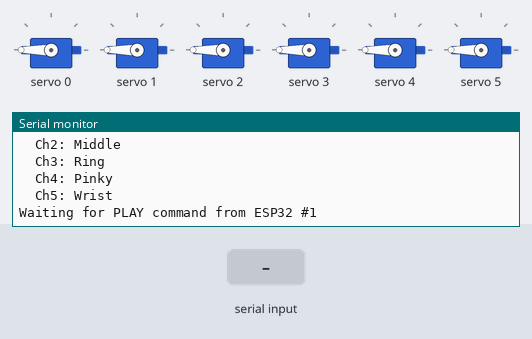
A sketch run on a simulated ESP32. Parts: 6 × servo, the last lines printed to the serial monitor. Inputs (shaded band) come from the test bench. Random numbers use the default seed unless the sketch sets one.

Above: at 3.2 s.
3.3 s: "rock\n" received over the second serial link
At 4.0 s:
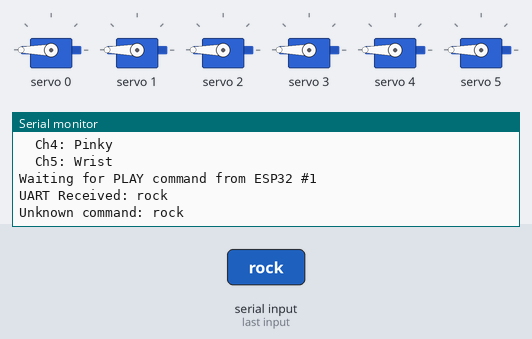
4.8 s: "paper\n" received over the second serial link
At 6.0 s:
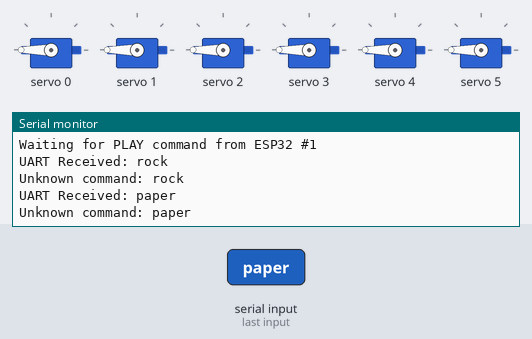
6.3 s: "scissors\n" received over the second serial link
At 7.3 s:
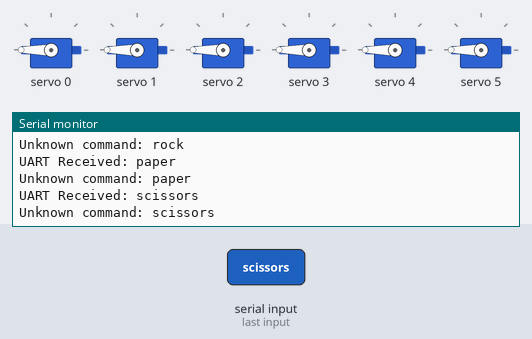

The sketch:

esp32_servo.ino
```cpp
/*
 * ESP32-CAM #2 - Servo Controller with PCA9685
 *
 * Designed for ESP32-CAM (AI-Thinker) with PCA9685 16-Channel PWM/Servo Driver
 *
 * Features:
 * - Receives PLAY command from ESP32-CAM #1 via UART
 * - Randomly selects Rock, Paper, or Scissors
 * - Controls servos via PCA9685 (I2C)
 * - Sends selected move back to ESP32-CAM #1 via UART
 *
 * UART Protocol:
 * - ESP32#1 -> ESP32#2: "PLAY\n" (request move)
 * - ESP32#2 -> ESP32#1: "MOVE:rock\n", "MOVE:paper\n", "MOVE:scissors\n"
 *
 * I2C Protocol (PCA9685):
 * - SDA: GPIO13
 * - SCL: GPIO12
 * - Default PCA9685 address: 0x40
 */

#include <Wire.h>
#include <Adafruit_PWMServoDriver.h>

// Disable brownout detector (ESP32-CAM specific)
#include "soc/soc.h"
#include "soc/rtc_cntl_reg.h"

// ============================================
// PCA9685 Servo Driver Settings
// ============================================
Adafruit_PWMServoDriver pwm = Adafruit_PWMServoDriver(0x40);

// For ESP32-CAM, use Wire1 for I2C to avoid camera I2C conflict
// Wire1 uses GPIO13 (SDA) and GPIO12 (SCL)
#define I2C_SDA_PIN 13
#define I2C_SCL_PIN 12

// Servo settings
#define SERVO_FREQ 50  // Analog servos run at ~50 Hz updates

// Pulse length range for servos (in units of 0.5us)
// PCA9685 uses 0-4095 where each tick = 0.5us
// So: 150 = 75us (too short), 1500 = 750us (too short)
// Actually: SERVOMIN = 150 (0.5us * 150 = 75us) - this is wrong
// Let me recalculate: For 1ms to 2ms pulse:
// 1ms = 1000us = 2000 ticks of 0.5us
// 2ms = 2000us = 4000 ticks of 0.5us
#define SERVOMIN  150  // This is 'minimum' pulse length count (out of 4096)
#define SERVOMAX  600  // This is 'maximum' pulse length count (out of 4096)

// Alternative: Use microsecond values directly
#define US_MIN  500   // 0.5ms
#define US_MAX  2500  // 2.5ms
#define US_MID  1500  // 1.5ms (center)

// Convert microseconds to PCA9685 ticks (0.5us per tick)
inline int usToTicks(int us) {
  return us / 2;  // Each tick = 0.5us
}

// ============================================
// UART Configuration for ESP32-CAM to ESP32-CAM
// ============================================
#define CAM_UART_TX_PIN  4    // GPIO4 - TX to other ESP32-CAM
#define CAM_UART_RX_PIN  33   // GPIO33 - RX from other ESP32-CAM
#define UART_BAUD 115200

HardwareSerial ESP32Comm(1);  // UART1 for ESP32-CAM communication

// ============================================
// Servo Channel Mapping on PCA9685
// ============================================
// The PCA9685 has 16 channels (0-15)
// Map each finger to a channel
#define SERVO_THUMB    0
#define SERVO_INDEX    1
#define SERVO_MIDDLE   2
#define SERVO_RING     3
#define SERVO_PINKY    4
#define SERVO_WRIST    5    // Optional

// ============================================
// Gesture Positions (ADJUST FOR YOUR HARDWARE)
// ============================================
// Values are in microseconds (500-2500 range)

// ROCK: All fingers closed (fist)
const int rock_pos[] = {
  2400,  // Thumb - closed
  2300,  // Index - closed
  2300,  // Middle - closed
  2300,  // Ring - closed
  2300,  // Pinky - closed
  1500   // Wrist - neutral
};

// PAPER: All fingers open
const int paper_pos[] = {
  600,   // Thumb - open
  700,   // Index - open
  700,   // Middle - open
  700,   // Ring - open
  700,   // Pinky - open
  1500   // Wrist - neutral
};

// SCISSORS: Index and middle extended, others closed
const int scissors_pos[] = {
  600,   // Thumb - closed (or open for traditional scissors)
  700,   // Index - open/extended
  700,   // Middle - open/extended
  2300,  // Ring - closed
  2300,  // Pinky - closed
  1500   // Wrist - neutral
};

const int NUM_SERVOS = 6;

// ============================================
// Game State
// ============================================
String currentMove = "none";
int totalMoves = 0;
bool moveInProgress = false;

// ============================================
// PCA9685 Servo Control Functions
// ============================================

void initPCA9685() {
  Serial.println("Initializing PCA9685...");

  // Initialize Wire1 with custom pins for ESP32-CAM
  Wire1.begin(I2C_SDA_PIN, I2C_SCL_PIN);

  // Initialize PCA9685
  pwm.begin();

  // Set servo frequency (analog servos run at ~50 Hz)
  pwm.setPWMFreq(SERVO_FREQ);

  Serial.println("PCA9685 initialized!");
}

void setServoUs(uint8_t channel, int us) {
  // Convert microseconds to PWM pulse length
  // PCA9685 pulse length is 0-4095, where each tick = 0.5us
  int pulseLength = constrain(us, US_MIN, US_MAX) / 2;
  pwm.setPWM(channel, 0, pulseLength);
}

void setServoDegrees(uint8_t channel, int degrees) {
  // Convert degrees to microseconds
  degrees = constrain(degrees, 0, 180);
  int us = map(degrees, 0, 180, US_MIN, US_MAX);
  setServoUs(channel, us);
}

void moveServosSmoothly(const int* targetPositions, int delayMs = 15) {
  // Get current positions
  static int currentPositions[NUM_SERVOS];
  static bool initialized = false;

  if (!initialized) {
    // Start from mid position on first run
    for (int i = 0; i < NUM_SERVOS; i++) {
      currentPositions[i] = US_MID;
    }
    initialized = true;
  }

  // Move each servo incrementally
  bool allDone = false;
  int step = 20;  // Microseconds per step (adjust for speed)

  while (!allDone) {
    allDone = true;

    for (int i = 0; i < NUM_SERVOS; i++) {
      int diff = targetPositions[i] - currentPositions[i];

      if (abs(diff) > step) {
        currentPositions[i] += (diff > 0) ? step : -step;
        allDone = false;
      } else if (diff != 0) {
        currentPositions[i] = targetPositions[i];
      }

      // Map servo index to PCA9685 channel
      uint8_t channel = i;
      setServoUs(channel, currentPositions[i]);
    }

    delay(delayMs);
  }
}

void showGesture(String gesture) {
  Serial.println("Moving servos to show: " + gesture);

  if (gesture == "rock") {
    moveServosSmoothly(rock_pos);
  } else if (gesture == "paper") {
    moveServosSmoothly(paper_pos);
  } else if (gesture == "scissors") {
    moveServosSmoothly(scissors_pos);
  } else {
    Serial.println("Unknown gesture, moving to neutral");
    // Move to neutral position
    const int neutral_pos[] = {US_MID, US_MID, US_MID, US_MID, US_MID, US_MID};
    moveServosSmoothly(neutral_pos);
  }
}

// ============================================
// Game Logic
// ============================================

String generateRandomMove() {
  int randomChoice = random(3);

  switch (randomChoice) {
    case 0:
      return "rock";
    case 1:
      return "paper";
    case 2:
      return "scissors";
    default:
      return "rock";
  }
}

void playRound() {
  if (moveInProgress) {
    Serial.println("Move already in progress, ignoring");
    return;
  }

  moveInProgress = true;
  totalMoves++;

  // Generate random move
  currentMove = generateRandomMove();
  Serial.print("Selected move: ");
  Serial.println(currentMove);

  // Physically show the gesture with servos
  showGesture(currentMove);

  // Send response back to ESP32 #1
  String response = "MOVE:" + currentMove + "\n";
  ESP32Comm.print(response);
  Serial.print("UART Response sent: ");
  Serial.println(response);

  moveInProgress = false;
}

// ============================================
// Setup
// ============================================

void setup() {
  // Disable brownout detector (ESP32-CAM specific)
  WRITE_PERI_REG(RTC_CNTL_BROWN_OUT_REG, 0);

  // Initialize Serial for debugging
  Serial.begin(115200);
  delay(2000);

  Serial.println("========================================");
  Serial.println("   ESP32-CAM #2 - Servo Controller");
  Serial.println("   with PCA9685 Driver");
  Serial.println("========================================");

  // Initialize PCA9685
  initPCA9685();

  // Initialize UART for ESP32-CAM communication
  // UART1: TX=GPIO4, RX=GPIO33
  ESP32Comm.begin(UART_BAUD, SERIAL_8N1, CAM_UART_RX_PIN, CAM_UART_TX_PIN);
  Serial.println("UART1 initialized on RX=GPIO33 TX=GPIO4");

  // Initialize random seed
  randomSeed(analogRead(34) + millis());
  Serial.println("Random seed initialized");

  // Move servos to neutral position on startup
  Serial.println("Moving servos to neutral position...");
  const int neutral_pos[] = {US_MID, US_MID, US_MID, US_MID, US_MID, US_MID};
  moveServosSmoothly(neutral_pos, 20);

  Serial.println("========================================");
  Serial.println("  ESP32-CAM Servo Controller Ready!");
  Serial.println("========================================");
  Serial.println("PCA9685 Channels:");
  Serial.println("  Ch0: Thumb");
  Serial.println("  Ch1: Index");
  Serial.println("  Ch2: Middle");
  Serial.println("  Ch3: Ring");
  Serial.println("  Ch4: Pinky");
  Serial.println("  Ch5: Wrist");
  Serial.println("Waiting for PLAY command from ESP32 #1");
  Serial.println();

  // Clear any existing UART data
  while (ESP32Comm.available()) {
    ESP32Comm.read();
  }
}

// ============================================
// Main Loop
// ============================================

void loop() {
  // Check for incoming UART commands from ESP32 #1
  if (ESP32Comm.available()) {
    String command = ESP32Comm.readStringUntil('\n');
    command.trim();  // Remove whitespace including newline

    if (command.length() > 0) {
      Serial.print("UART Received: ");
      Serial.println(command);

      // Check for PLAY command
      if (command == "PLAY") {
        Serial.println("PLAY command received, starting round...");
        playRound();
      } else {
        Serial.println("Unknown command: " + command);
      }
    }
  }

  delay(10);
}
```

Measured:
- after the input at 3.3 s, the serial monitor: prints a new line at once (image 1)
- after the input at 4.8 s, the serial monitor: prints a new line at once (image 2)
- after the input at 6.3 s, the serial monitor: prints a new line at once (image 3)
